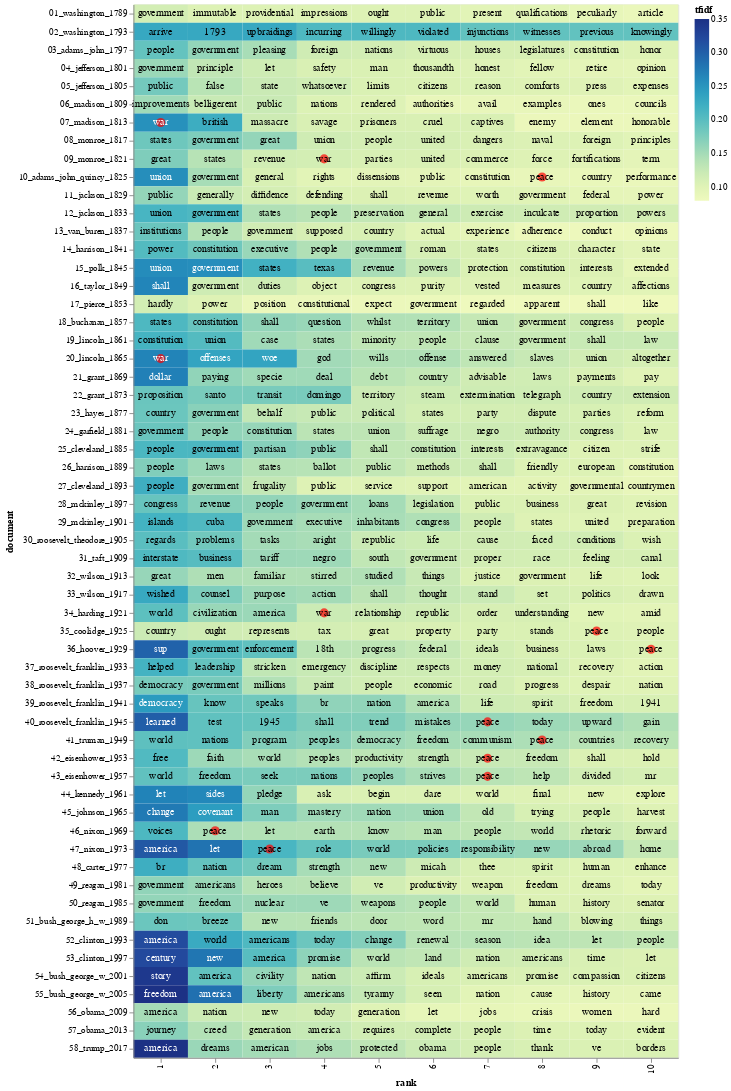

Notebook source saved alongside this figure:
### Markdown cell above
Let's make a heatmap that shows the highest TF-IDF scoring words for each president, and let's put a red dot next to two terms of interest: "war" and "peace":

The code below was contributed by [Eric Monson](https://github.com/emonson). Thanks, Eric!

### Code cell
import altair as alt
import numpy as np

# Terms in this list will get a red dot in the visualization
term_list = ['war', 'peace']

# adding a little randomness to break ties in term ranking
top_tfidf_plusRand = top_tfidf.copy()
top_tfidf_plusRand['tfidf'] = top_tfidf_plusRand['tfidf'] + np.random.rand(top_tfidf.shape[0])*0.0001

# base for all visualizations, with rank calculation
base = alt.Chart(top_tfidf_plusRand).encode(
    x = 'rank:O',
    y = 'document:N'
).transform_window(
    rank = "rank()",
    sort = [alt.SortField("tfidf", order="descending")],
    groupby = ["document"],
)

# heatmap specification
heatmap = base.mark_rect().encode(
    color = 'tfidf:Q'
)

# red circle over terms in above list
circle = base.mark_circle(size=100).encode(
    color = alt.condition(
        alt.FieldOneOfPredicate(field='term', oneOf=term_list),
        alt.value('red'),
        alt.value('#FFFFFF00')        
    )
)

# text labels, white for darker heatmap colors
text = base.mark_text(baseline='middle').encode(
    text = 'term:N',
    color = alt.condition(alt.datum.tfidf >= 0.23, alt.value('white'), alt.value('black'))
)

# display the three superimposed visualizations
(heatmap + circle + text).properties(width = 600)

### Figure 1 — Vega-Lite specification as saved in the notebook (floating-point values rounded to 4 significant figures; data arrays with more than 128 entries replaced by an {"elided": "..."} marker saying what was removed)
{"config": {"view": {"continuousWidth": 300, "continuousHeight": 300}}, "layer": [{"mark": {"type": "rect"}, "encoding": {"color": {"field": "tfidf", "type": "quantitative"}, "x": {"field": "rank", "type": "ordinal"}, "y": {"field": "document", "type": "nominal"}}, "transform": [{"window": [{"op": "rank", "field": "", "as": "rank"}], "groupby": ["document"], "sort": [{"field": "tfidf", "order": "descending"}]}]}, {"mark": {"type": "circle", "size": 100}, "encoding": {"color": {"condition": {"test": {"field": "term", "oneOf": ["war", "peace"]}, "value": "red"}, "value": "#FFFFFF00"}, "x": {"field": "rank", "type": "ordinal"}, "y": {"field": "document", "type": "nominal"}}, "transform": [{"window": [{"op": "rank", "field": "", "as": "rank"}], "groupby": ["document"], "sort": [{"field": "tfidf", "order": "descending"}]}]}, {"mark": {"type": "text", "baseline": "middle"}, "encoding": {"color": {"condition": {"test": "(datum.tfidf >= 0.23)", "value": "white"}, "value": "black"}, "text": {"field": "term", "type": "nominal"}, "x": {"field": "rank", "type": "ordinal"}, "y": {"field": "document", "type": "nominal"}}, "transform": [{"window": [{"op": "rank", "field": "", "as": "rank"}], "groupby": ["document"], "sort": [{"field": "tfidf", "order": "descending"}]}]}], "data": {"name": "data-ba5a9e68ddcc3791cbb3916dd7c04d7e"}, "width": 600, "$schema": "https://vega.github.io/schema/vega-lite/v5.20.1.json", "datasets": {"data-ba5a9e68ddcc3791cbb3916dd7c04d7e": {"elided": "580 records"}}}
